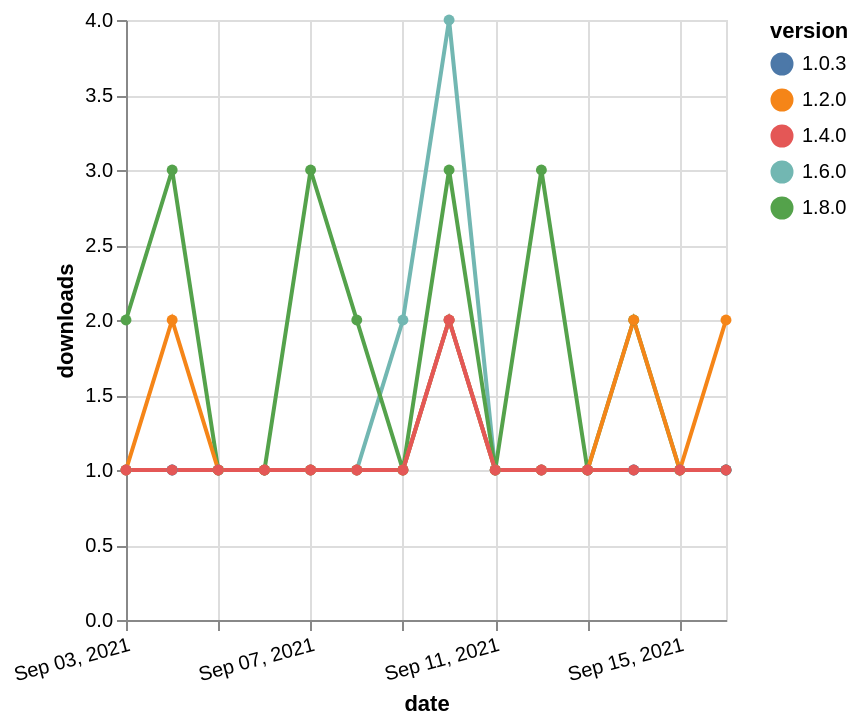

Write the Vega-Lite specification saved for this chart.
### Vega-Lite specification from a JSON file in a GitHub repository (floating-point values rounded to 4 significant figures)
{"$schema": "https://vega.github.io/schema/vega-lite/v5.json", "description": "A simple bar chart with embedded data.", "data": {"values": [{"date": "2021-09-03", "total": 345, "delta": 1, "version": "1.6.0"}, {"date": "2021-09-04", "total": 346, "delta": 1, "version": "1.6.0"}, {"date": "2021-09-05", "total": 347, "delta": 1, "version": "1.6.0"}, {"date": "2021-09-06", "total": 348, "delta": 1, "version": "1.6.0"}, {"date": "2021-09-07", "total": 349, "delta": 1, "version": "1.6.0"}, {"date": "2021-09-08", "total": 350, "delta": 1, "version": "1.6.0"}, {"date": "2021-09-09", "total": 352, "delta": 2, "version": "1.6.0"}, {"date": "2021-09-10", "total": 356, "delta": 4, "version": "1.6.0"}, {"date": "2021-09-11", "total": 357, "delta": 1, "version": "1.6.0"}, {"date": "2021-09-12", "total": 358, "delta": 1, "version": "1.6.0"}, {"date": "2021-09-13", "total": 359, "delta": 1, "version": "1.6.0"}, {"date": "2021-09-14", "total": 360, "delta": 1, "version": "1.6.0"}, {"date": "2021-09-15", "total": 361, "delta": 1, "version": "1.6.0"}, {"date": "2021-09-16", "total": 362, "delta": 1, "version": "1.6.0"}, {"date": "2021-09-03", "total": 163, "delta": 2, "version": "1.8.0"}, {"date": "2021-09-04", "total": 166, "delta": 3, "version": "1.8.0"}, {"date": "2021-09-05", "total": 167, "delta": 1, "version": "1.8.0"}, {"date": "2021-09-06", "total": 168, "delta": 1, "version": "1.8.0"}, {"date": "2021-09-07", "total": 171, "delta": 3, "version": "1.8.0"}, {"date": "2021-09-08", "total": 173, "delta": 2, "version": "1.8.0"}, {"date": "2021-09-09", "total": 174, "delta": 1, "version": "1.8.0"}, {"date": "2021-09-10", "total": 177, "delta": 3, "version": "1.8.0"}, {"date": "2021-09-11", "total": 178, "delta": 1, "version": "1.8.0"}, {"date": "2021-09-12", "total": 181, "delta": 3, "version": "1.8.0"}, {"date": "2021-09-13", "total": 182, "delta": 1, "version": "1.8.0"}, {"date": "2021-09-14", "total": 184, "delta": 2, "version": "1.8.0"}, {"date": "2021-09-15", "total": 185, "delta": 1, "version": "1.8.0"}, {"date": "2021-09-16", "total": 186, "delta": 1, "version": "1.8.0"}, {"date": "2021-09-03", "total": 252, "delta": 1, "version": "1.0.3"}, {"date": "2021-09-04", "total": 253, "delta": 1, "version": "1.0.3"}, {"date": "2021-09-05", "total": 254, "delta": 1, "version": "1.0.3"}, {"date": "2021-09-06", "total": 255, "delta": 1, "version": "1.0.3"}, {"date": "2021-09-07", "total": 256, "delta": 1, "version": "1.0.3"}, {"date": "2021-09-08", "total": 257, "delta": 1, "version": "1.0.3"}, {"date": "2021-09-09", "total": 258, "delta": 1, "version": "1.0.3"}, {"date": "2021-09-10", "total": 260, "delta": 2, "version": "1.0.3"}, {"date": "2021-09-11", "total": 261, "delta": 1, "version": "1.0.3"}, {"date": "2021-09-12", "total": 262, "delta": 1, "version": "1.0.3"}, {"date": "2021-09-13", "total": 263, "delta": 1, "version": "1.0.3"}, {"date": "2021-09-14", "total": 264, "delta": 1, "version": "1.0.3"}, {"date": "2021-09-15", "total": 265, "delta": 1, "version": "1.0.3"}, {"date": "2021-09-16", "total": 266, "delta": 1, "version": "1.0.3"}, {"date": "2021-09-03", "total": 333, "delta": 1, "version": "1.2.0"}, {"date": "2021-09-04", "total": 335, "delta": 2, "version": "1.2.0"}, {"date": "2021-09-05", "total": 336, "delta": 1, "version": "1.2.0"}, {"date": "2021-09-06", "total": 337, "delta": 1, "version": "1.2.0"}, {"date": "2021-09-07", "total": 338, "delta": 1, "version": "1.2.0"}, {"date": "2021-09-08", "total": 339, "delta": 1, "version": "1.2.0"}, {"date": "2021-09-09", "total": 340, "delta": 1, "version": "1.2.0"}, {"date": "2021-09-10", "total": 342, "delta": 2, "version": "1.2.0"}, {"date": "2021-09-11", "total": 343, "delta": 1, "version": "1.2.0"}, {"date": "2021-09-12", "total": 344, "delta": 1, "version": "1.2.0"}, {"date": "2021-09-13", "total": 345, "delta": 1, "version": "1.2.0"}, {"date": "2021-09-14", "total": 347, "delta": 2, "version": "1.2.0"}, {"date": "2021-09-15", "total": 348, "delta": 1, "version": "1.2.0"}, {"date": "2021-09-16", "total": 350, "delta": 2, "version": "1.2.0"}, {"date": "2021-09-03", "total": 224, "delta": 1, "version": "1.4.0"}, {"date": "2021-09-04", "total": 225, "delta": 1, "version": "1.4.0"}, {"date": "2021-09-05", "total": 226, "delta": 1, "version": "1.4.0"}, {"date": "2021-09-06", "total": 227, "delta": 1, "version": "1.4.0"}, {"date": "2021-09-07", "total": 228, "delta": 1, "version": "1.4.0"}, {"date": "2021-09-08", "total": 229, "delta": 1, "version": "1.4.0"}, {"date": "2021-09-09", "total": 230, "delta": 1, "version": "1.4.0"}, {"date": "2021-09-10", "total": 232, "delta": 2, "version": "1.4.0"}, {"date": "2021-09-11", "total": 233, "delta": 1, "version": "1.4.0"}, {"date": "2021-09-12", "total": 234, "delta": 1, "version": "1.4.0"}, {"date": "2021-09-13", "total": 235, "delta": 1, "version": "1.4.0"}, {"date": "2021-09-14", "total": 236, "delta": 1, "version": "1.4.0"}, {"date": "2021-09-15", "total": 237, "delta": 1, "version": "1.4.0"}, {"date": "2021-09-16", "total": 238, "delta": 1, "version": "1.4.0"}]}, "width": "container", "mark": {"type": "line", "point": {"filled": true}}, "encoding": {"x": {"field": "date", "type": "temporal", "timeUnit": "yearmonthdate", "title": "date", "axis": {"labelAngle": -15}}, "y": {"field": "delta", "type": "quantitative", "title": "downloads"}, "color": {"field": "version", "type": "nominal"}, "tooltip": {"field": "delta"}}}
